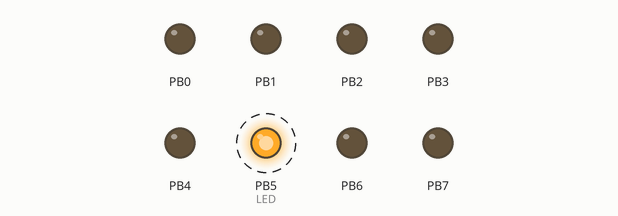
Bench run of a program on a simulated ATmega168, built with avr-gcc and emulated at 8 MHz. Shown: output pins drawn as LEDs (lit = HIGH). Dashed ring = blinking.

Above: at 0.5 s.
Timing chart, 0 to 4.6 s (numbered marks = the images above):
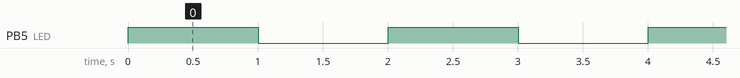

The program:

heartbeat.c
```c
/*
 * heartbeat.c
 *
 * Created: 10/2/2013 9:50:17 PM
 *  Author: myQ_2
 */


#define F_CPU (8000000L)
#include <avr/io.h>
#include <util/delay.h>

//volatile int button_was_pressed = 0;

int main(void)
{
	DDRB = 0xFF;		//all outputs port B
	//PORTB |= (1<<PB0);	//pull up resistor on (PB0)
	//EIMSK |= _BV(INT0);	//turn on interrupt 0 (PD2)
	//DDRD  = 0b11111011;   // set PD2 to input
	//PORTD = 0b00000100;   // set PD2 to high(pullup resistor)
	//PCICR |= _BV(PCIE2);   //Enable PCINT2
	//PCMSK2 |= _BV(PCINT18); //Trigger on change of PCINT18 (PD2)
	//sei();						//enable global interrupts

	while(1)
	{
		PORTB ^= (1<<PB5);		//toggle LED
		_delay_ms(1000);


	}//while
}//main

	
```

Measured:
- by itself, PB5 (LED): alternates HIGH for 1.0 s and LOW for 1.0 s
